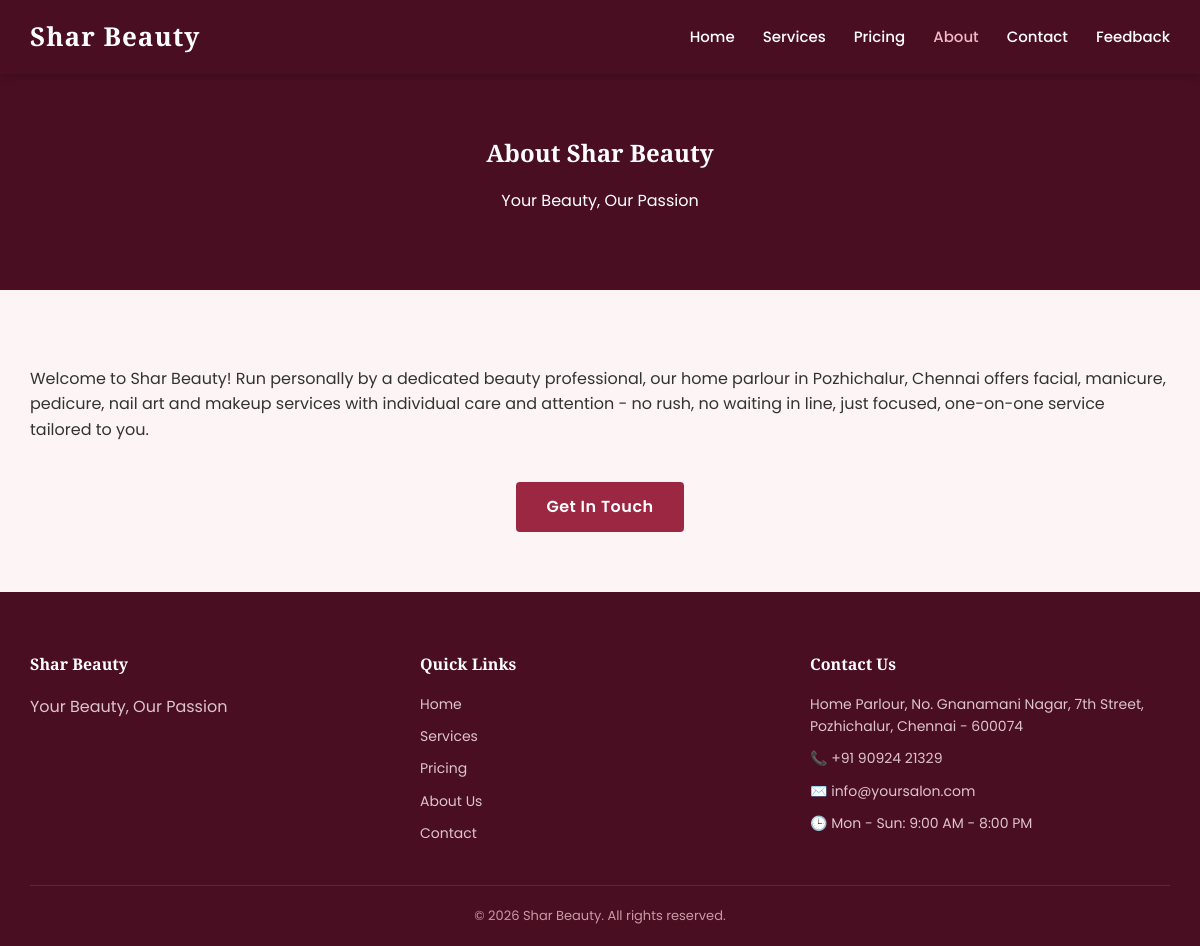
Page /about/ on the earlier database version.
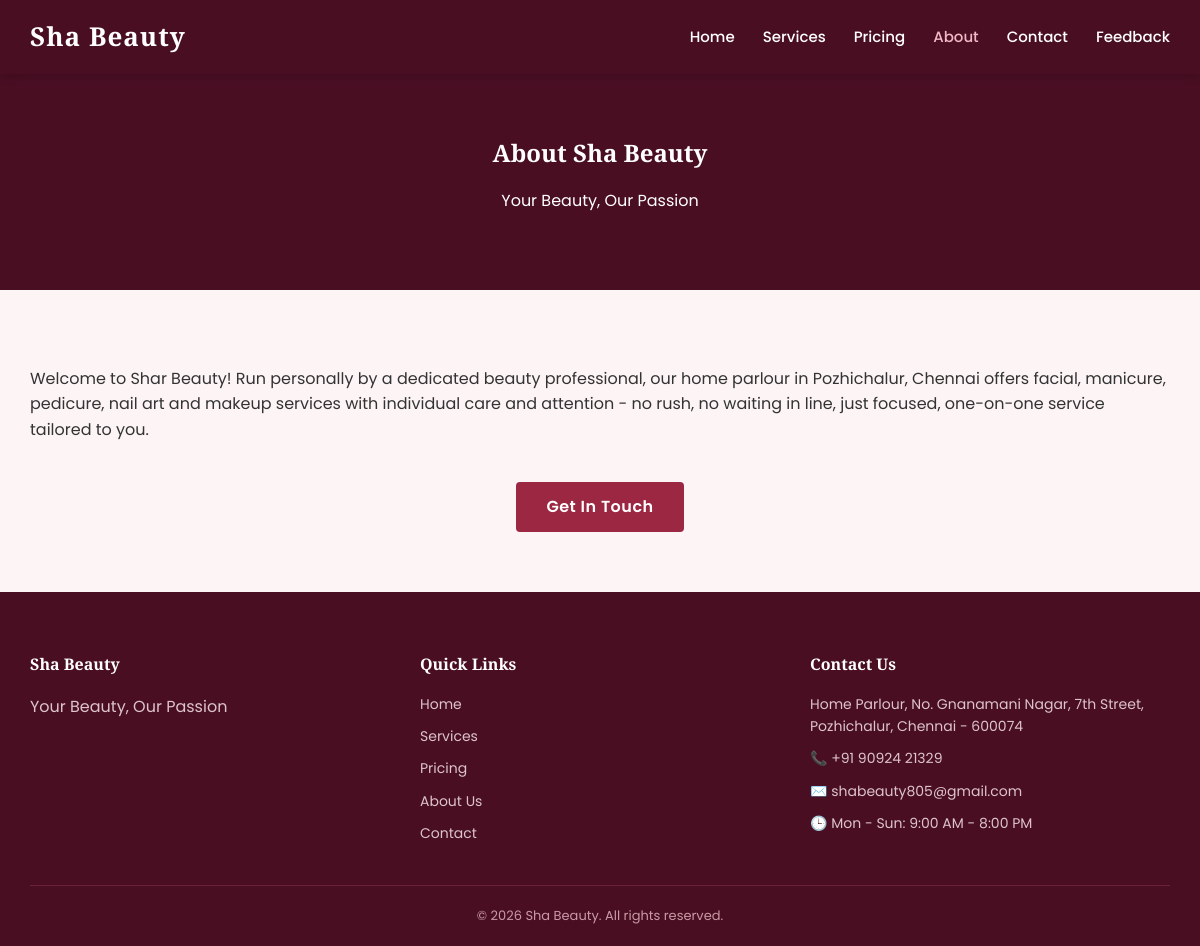
Same page on the later database version.
### salon/models.py (models this page shows, shortened)
class SalonInfo(models.Model):
    salon_name = models.CharField(max_length=150, default="Your Salon Name")
    tagline = models.CharField(max_length=200, blank=True)
    address = models.TextField()
    phone = models.CharField(max_length=15)
    whatsapp = models.CharField(max_length=15, blank=True)
    email = models.EmailField(blank=True)
    opening_hours = models.CharField(max_length=100, default="Mon - Sun: 9:00 AM - 8:00 PM")
    instagram_url = models.URLField(blank=True)
    facebook_url = models.URLField(blank=True)
    about_text = models.TextField(blank=True)
    class Meta:
        verbose_name = "Salon Info"
        verbose_name_plural = "Salon Info"
    @classmethod
    def get_solo(cls):
        obj, _ = cls.objects.get_or_create(pk=1)
        return obj

### salon/views.py (the view)
# urls.py: path('about/', views.about, name='about'),
def about(request):
    salon = SalonInfo.get_solo()
    return render(request, 'salon/about.html', {'salon': salon})

### salon/templates/salon/about.html (shortened to what this page needs)
{% extends "salon/base.html" %}
{% block content %}
<section class="about-hero">
  <h1>About {{ salon.salon_name|default:"Us" }}</h1>
  <p>{{ salon.tagline|default:"Our story, our passion for beauty." }}</p>
</section>
<section class="about-content">
  <div class="container">
    {% if salon.about_text %}
      <p>{{ salon.about_text|linebreaks }}</p>
    {% else %}
      <p>
             <p>
        Welcome to Shar Beauty! Run personally by a dedicated beauty professional, our home
        parlour in Pozhichalur, Chennai offers facial, manicure, pedicure, nail art and makeup
        services with individual care and attention - no rush, no waiting in line, just focused,
        one-on-one service tailored to you.
      </p>
    {% endif %}
    <div style="text-align:center; margin-top:40px;">
      <a href="{% url 'salon:contact' %}" class="btn">Get In Touch</a>
    </div>
  </div>
</section>
{% endblock %}

### salon/templates/salon/base.html (shortened to what this page needs)
{% load static %}
<!DOCTYPE html>
<html lang="en">
<head>
<link rel="stylesheet" href="{% static 'salon/css/style.css' %}">
</head>
<body>
<header class="site-header">
  <div class="container navbar">
    <a href="{% url 'salon:home' %}" class="logo">{{ salon.salon_name|default:"Shar Beauty" }}</a>
    <ul class="nav-links">
      <li><a href="{% url 'salon:home' %}" class="{% if request.resolver_match.url_name == 'home' %}active{% endif %}">Home</a></li>
      <li><a href="{% url 'salon:services' %}" class="{% if request.resolver_match.url_name == 'services' %}active{% endif %}">Services</a></li>
      <li><a href="{% url 'salon:pricing' %}" class="{% if request.resolver_match.url_name == 'pricing' %}active{% endif %}">Pricing</a></li>
      <li><a href="{% url 'salon:about' %}" class="{% if request.resolver_match.url_name == 'about' %}active{% endif %}">About</a></li>
      <li><a href="{% url 'salon:contact' %}" class="{% if request.resolver_match.url_name == 'contact' %}active{% endif %}">Contact</a></li>
      <li><a href="{% url 'salon:feedback' %}" class="{% if request.resolver_match.url_name == 'feedback' %}active{% endif %}">Feedback</a></li>
    </ul>
  </div>
</header>
<main>
  {% block content %}{% endblock %}
</main>
<footer class="site-footer">
  <div class="container">
    <div class="footer-grid">
      <div>
        <h4>{{ salon.salon_name|default:"Shar Beauty" }}</h4>
        <p>{{ salon.tagline|default:"Your Beauty, Our Passion" }}</p>
      </div>
      <div>
        <h4>Quick Links</h4>
        <ul>
          <li><a href="{% url 'salon:home' %}">Home</a></li>
          <li><a href="{% url 'salon:services' %}">Services</a></li>
          <li><a href="{% url 'salon:pricing' %}">Pricing</a></li>
          <li><a href="{% url 'salon:about' %}">About Us</a></li>
          <li><a href="{% url 'salon:contact' %}">Contact</a></li>
        </ul>
      </div>
      <div>
        <h4>Contact Us</h4>
        <ul>
          <li>{{ salon.address|default:"Your salon address here" }}</li>
          <li>📞 {{ salon.phone|default:"+91 00000 00000" }}</li>
          <li>✉️ {{ salon.email|default:"info@yoursalon.com" }}</li>
          <li>🕒 {{ salon.opening_hours|default:"Mon - Sun: 9:00 AM - 8:00 PM" }}</li>
        </ul>
      </div>
    </div>
    <div class="footer-bottom">
      &copy; {% now "Y" %} {{ salon.salon_name|default:"Shar Beauty" }}. All rights reserved.
    </div>
  </div>
</footer>
</body>
</html>

Differences in the rows shown:
changed SalonInfo "Your Beauty, Our Passion": salon_name "Shar Beauty" → "Sha Beauty"; email "info@yoursalon.com" → "shabeauty805@gmail.com"
